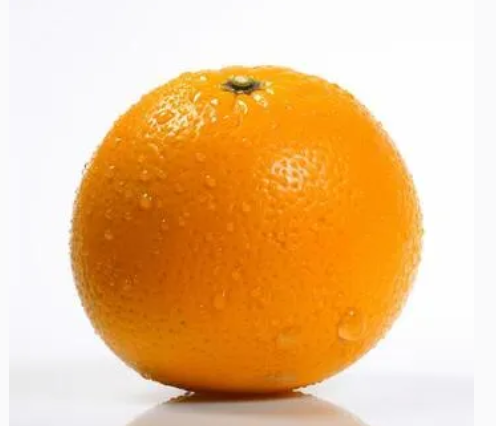
#> input picture TP1/naranja.jpg, 496 x 426 px, found by its file name
$ python 'ejercicio_12_Transformaciones y filtros copy.py'
#> lines starting #> are read from the running program, lines starting #| are printed output that depends on the picture
"""
12
Negativo e involución
Calculá el negativo de una imagen como 255 - f. Aplicá la operación
dos veces y comprobá con np.array_equal que se recupera exactamente
la imagen original.
"""

import cv2
import numpy as np
import matplotlib.pyplot as plt


ALFA = 1.4
RUTA="TP1/naranja.jpg"
BETA = 20

def main():

    img = cv2.imread(RUTA)
#> img is the input picture: shape (426, 496, 3); mean B, G, R 143.9, 193.7, 236.5
    # Convertimos a RGB para mostrarla correctamente
    img_rgb = cv2.cvtColor(img, cv2.COLOR_BGR2RGB)

    #para calcular el negativo se usa una formula g = 255-f (valor nuevo = 255 - valor original)

    negativo = 255 - img_rgb
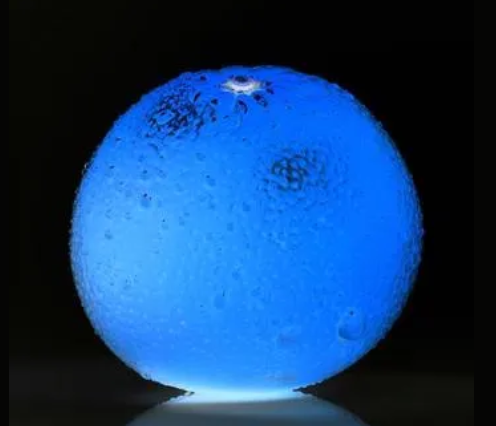
#> negativo: shape (426, 496, 3); mean R, G, B 18.5, 61.3, 111.1
    negativo2 = 255 - negativo     #recupero la imagen original

    #compruebo que sea la imagen original
    print("La imagen original y el segundo negativo son iguales?")
    print(np.array_equal(img_rgb, negativo2)) #true
#| True

    # Mostrar las imágenes
    plt.figure(figsize=(12, 4))

    plt.subplot(1, 3, 1)
    plt.imshow(img_rgb)
    plt.title("Original")
    plt.axis("off")

    plt.subplot(1, 3, 2)
    plt.imshow(negativo)
    plt.title("Primer negativo")
    plt.axis("off")

    plt.subplot(1, 3, 3)
    plt.imshow(negativo2)
    plt.title("Segundo negativo")
    plt.axis("off")

    plt.tight_layout()
    plt.show()
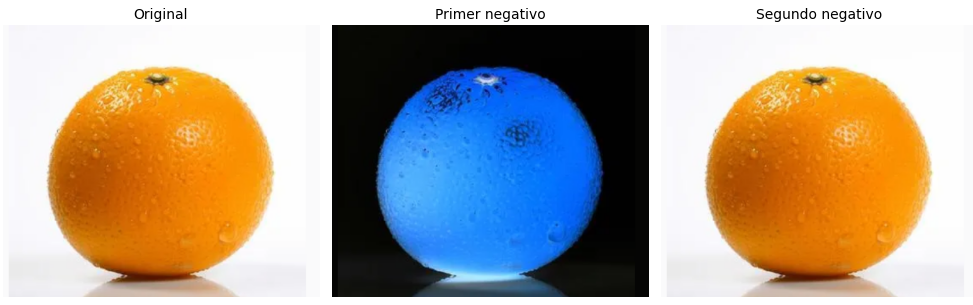
#> figure drawn by matplotlib, 3 panels

    '''
    El negativo de una imagen se obtiene aplicando la transformación
    g = 255 - f a cada píxel. Despues con la misma operación sobre
    el negativo, se recupera el valor original.
    Esto queda verificado mediante np.array_equal, que devuelve True,
    demostrando que ambas imágenes son exactamente iguales.
    '''

if __name__ == "__main__":
    main()

$ run again, with TP1/hoja_cuadriculada.png saved as TP1/naranja.jpg
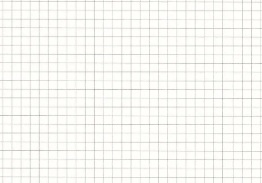
#> input picture TP1/hoja_cuadriculada.png, 262 x 183 px, found by its file name
#> in main, img is the input picture: shape (183, 262, 3); mean B, G, R 242.9, 247.2, 247.4
#> in main, `negativo = 255 - img_rgb`:
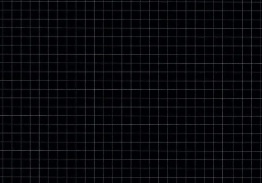
#> negativo: shape (183, 262, 3); mean R, G, B 7.6, 7.8, 12.1
#| True
#> in main, `plt.show()`:
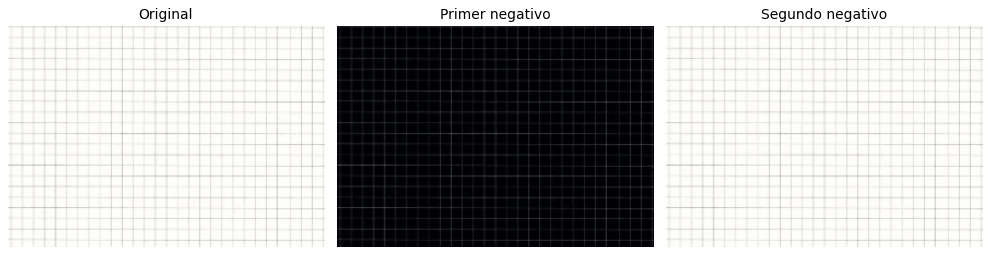
#> figure drawn by matplotlib, 3 panels
